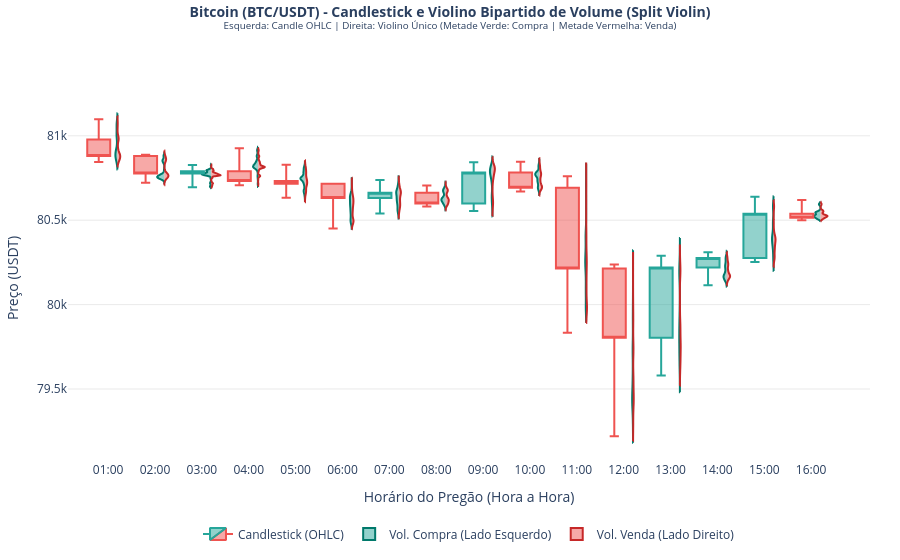

Write notebook code for a chart like this one.
### Code cell
# CÉLULA 6: CANDLESTICK E VIOLIN PLOT BIPARTIDO (SPLIT VIOLIN: COMPRA VS VENDA)
# Concepção Visual Avançada de Microestrutura (Order Flow Split Violin):
# Para cada marco temporal horário, temos exatamente dois elementos lado a lado:
# 1) À esquerda (-0.20): Candlestick tradicional (Ação de Preço OHLC)
# 2) À direita (+0.20): UM ÚNICO VIOLINO BIPARTIDO (Split Violin):
#    - Lado Esquerdo (Verde / side='negative'): Densidade de Volume Comprador (Taker Buy)
#    - Lado Direito (Vermelho / side='positive'): Densidade de Volume Vendedor (Taker Sell)
# Permite comparar visualmente e instantaneamente a assimetria de fluxo agressor em cada faixa de preço.

import datetime
import requests
import numpy as np
import pandas as pd
import plotly.graph_objects as go

# 1. OBTENÇÃO DE DADOS (16 PERÍODOS COM RESILIÊNCIA OFFLINE)
try:
    res_1h = requests.get('https://api.binance.com/api/v3/klines?symbol=BTCUSDT&interval=1h&limit=16', timeout=4).json()
    start_ts = res_1h[0][0]
    end_ts = res_1h[-1][6]
    res_1m = requests.get(f'https://api.binance.com/api/v3/klines?symbol=BTCUSDT&interval=1m&startTime={start_ts}&endTime={end_ts}&limit=1000', timeout=6).json()
    
    dados_candle = []
    for r in res_1h:
        dados_candle.append({
            'Hora': datetime.datetime.fromtimestamp(r[0] / 1000).strftime('%H:%M'),
            'Abertura': float(r[1]),
            'Máxima': float(r[2]),
            'Mínima': float(r[3]),
            'Fechamento': float(r[4])
        })
        
    dados_compra = []
    dados_venda = []
    for r in res_1m:
        ts = r[0]
        h_str = datetime.datetime.fromtimestamp((ts // 3600000) * 3600).strftime('%H:%M')
        vwap_min = float(r[7]) / float(r[5]) if float(r[5]) > 0 else (float(r[2]) + float(r[3]) + float(r[4])) / 3
        vb = float(r[9])
        vs = float(r[5]) - float(r[9])
        
        peso_buy = max(1, int(round(vb / 0.5)))
        peso_sell = max(1, int(round(vs / 0.5)))
        
        dados_compra.extend([{'Hora': h_str, 'Preco': vwap_min}] * peso_buy)
        dados_venda.extend([{'Hora': h_str, 'Preco': vwap_min}] * peso_sell)
    print(f'✓ {len(dados_candle)} horas carregadas com sucesso via API pública Binance.')
except Exception as e:
    print(f'! Modo resiliente ativado ({e}). Gerando 16 horas completas com microestrutura de mercado realista...')
    np.random.seed(42)
    horas = [f'{h:02d}:00' for h in range(7, 23)]  # 16 horas de pregão (07:00 às 22:00)
    dados_candle = []
    dados_compra = []
    dados_venda = []
    
    preco_ref = 80500.0
    for i, h in enumerate(horas):
        ret = np.random.normal(0.0003, 0.0045)
        abertura = round(preco_ref, 2)
        fechamento = round(abertura * (1 + ret), 2)
        volat = abs(fechamento - abertura) + np.random.uniform(50, 160)
        
        maxima = round(max(abertura, fechamento) + np.random.uniform(25, volat * 0.85), 2)
        minima = round(min(abertura, fechamento) - np.random.uniform(25, volat * 0.85), 2)
        preco_ref = fechamento
        
        dados_candle.append({
            'Hora': h,
            'Abertura': abertura,
            'Máxima': maxima,
            'Mínima': minima,
            'Fechamento': fechamento
        })
        
        delta_p = fechamento - abertura
        bullish = delta_p >= 0
        for m in range(60):
            frac = m / 59.0
            p_base = abertura + frac * delta_p + np.random.normal(0, volat * 0.20)
            p_minuto = float(np.clip(p_base, minima, maxima))
            
            vb = float(np.random.exponential(14.0 if (bullish and p_minuto > (abertura + fechamento) / 2) else 7.0))
            vs = float(np.random.exponential(14.0 if (not bullish and p_minuto < (abertura + fechamento) / 2) else 7.0))
            
            rep_b = max(1, int(round(vb / 2.0)))
            rep_s = max(1, int(round(vs / 2.0)))
            
            dados_compra.extend([{'Hora': h, 'Preco': round(p_minuto, 2)}] * rep_b)
            dados_venda.extend([{'Hora': h, 'Preco': round(p_minuto, 2)}] * rep_s)

df_candle = pd.DataFrame(dados_candle)
df_compra = pd.DataFrame(dados_compra)
df_venda = pd.DataFrame(dados_venda)

# 2. DEFINIÇÃO DE POSICIONAMENTO: CANDLE À ESQUERDA E VIOLIN BIPARTIDO À DIREITA
x_indices = np.arange(len(df_candle))
offset_candle = -0.20  # Candlestick deslocado levemente à esquerda
offset_violin = 0.20   # Violino bipartido posicionado à direita
violin_width = 0.40

fig = go.Figure()

# 3. CANDLESTICK NO EIXO DE PREÇO
fig.add_trace(
    go.Candlestick(
        x=x_indices + offset_candle,
        open=df_candle['Abertura'],
        high=df_candle['Máxima'],
        low=df_candle['Mínima'],
        close=df_candle['Fechamento'],
        name='Candlestick (OHLC)',
        whiskerwidth=0.4,
        increasing_line_color='#26a69a',
        decreasing_line_color='#ef5350'
    )
)

hora_to_idx = {h: i for i, h in enumerate(df_candle['Hora'])}
df_compra['idx'] = df_compra['Hora'].map(hora_to_idx)
df_venda['idx'] = df_venda['Hora'].map(hora_to_idx)

# 4. VIOLINO - METADE ESQUERDA (VERDE): VOLUME COMPRADOR (side='negative')
fig.add_trace(
    go.Violin(
        x=df_compra['idx'] + offset_violin,
        y=df_compra['Preco'],
        name='Vol. Compra (Lado Esquerdo)',
        side='negative',
        line_color='#00796b',
        fillcolor='rgba(38, 166, 154, 0.50)',
        width=violin_width,
        points=False
    )
)

# 5. VIOLINO - METADE DIREITA (VERMELHO): VOLUME VENDEDOR (side='positive')
fig.add_trace(
    go.Violin(
        x=df_venda['idx'] + offset_violin,
        y=df_venda['Preco'],
        name='Vol. Venda (Lado Direito)',
        side='positive',
        line_color='#c62828',
        fillcolor='rgba(239, 83, 80, 0.50)',
        width=violin_width,
        points=False
    )
)

# 6. CONFIGURAÇÃO DE LAYOUT LIMPO COM PROTEÇÃO DE MARGENS
fig.update_layout(
    title=dict(
        text='<b>Bitcoin (BTC/USDT) - Candlestick e Violino Bipartido de Volume (Split Violin)</b><br>'
             '<sup>Esquerda: Candle OHLC | Direita: Violino Único (Metade Verde: Compra | Metade Vermelha: Venda)</sup>',
        x=0.5,
        y=0.97,
        xanchor='center',
        yanchor='top',
        font=dict(size=14)
    ),
    legend=dict(
        orientation='h',
        yanchor='top',
        y=-0.16,
        xanchor='center',
        x=0.5
    ),
    margin=dict(t=95, b=85, l=65, r=30),
    xaxis=dict(
        tickmode='array',
        tickvals=x_indices,
        ticktext=df_candle['Hora'],
        title='Horário do Pregão (Hora a Hora)',
        rangeslider=dict(visible=False)
    ),
    yaxis=dict(
        title='Preço (USDT)',
        gridcolor='#eaeaea'
    ),
    template='plotly_white',
    hovermode='x unified'
)

fig.show()

### Figure 1 — Plotly figure (JSON) as saved in the notebook; plotly's stock layout.template omitted (floating-point values rounded to 4 significant figures; data arrays with more than 128 entries replaced by an {"elided": "..."} marker saying what was removed)
{"data": [{"close": [80880.0, 80780.0, 80790.0, 80730.0, 80720.0, 80630.0, 80660.0, 80600.0, 80780.0, 80690.0, 80210.0, 79800.0, 80220.0, 80280.0, 80540.0, 80510.0], "decreasing": {"line": {"color": "#ef5350"}}, "high": [81100.0, 80890.0, 80830.0, 80930.0, 80830.0, 80720.0, 80740.0, 80700.0, 80840.0, 80850.0, 80760.0, 80240.0, 80290.0, 80310.0, 80640.0, 80620.0], "increasing": {"line": {"color": "#26a69a"}}, "low": [80850.0, 80720.0, 80700.0, 80710.0, 80630.0, 80450.0, 80540.0, 80580.0, 80550.0, 80670.0, 79830.0, 79220.0, 79580.0, 80110.0, 80250.0, 80500.0], "name": "Candlestick (OHLC)", "open": [80980.0, 80880.0, 80780.0, 80790.0, 80730.0, 80720.0, 80630.0, 80660.0, 80600.0, 80780.0, 80690.0, 80210.0, 79800.0, 80220.0, 80280.0, 80540.0], "type": "candlestick", "whiskerwidth": 0.4, "x": [-0.2, 0.8, 1.8, 2.8, 3.8, 4.8, 5.8, 6.8, 7.8, 8.8, 9.8, 10.8, 11.8, 12.8, 13.8, 14.8]}, {"fillcolor": "rgba(38, 166, 154, 0.50)", "line": {"color": "#00796b"}, "name": "Vol. Compra (Lado Esquerdo)", "points": false, "side": "negative", "type": "violin", "width": 0.4, "x": {"elided": "8441 float values"}, "y": {"elided": "8441 float values"}}, {"fillcolor": "rgba(239, 83, 80, 0.50)", "line": {"color": "#c62828"}, "name": "Vol. Venda (Lado Direito)", "points": false, "side": "positive", "type": "violin", "width": 0.4, "x": {"elided": "10425 float values"}, "y": {"elided": "10425 float values"}}], "layout": {"hovermode": "x unified", "legend": {"orientation": "h", "x": 0.5, "xanchor": "center", "y": -0.16, "yanchor": "top"}, "margin": {"b": 85, "l": 65, "r": 30, "t": 95}, "title": {"font": {"size": 14}, "text": "<b>Bitcoin (BTC/USDT) - Candlestick e Violino Bipartido de Volume (Split Violin)</b><br><sup>Esquerda: Candle OHLC | Direita: Violino Único (Metade Verde: Compra | Metade Vermelha: Venda)</sup>", "x": 0.5, "xanchor": "center", "y": 0.97, "yanchor": "top"}, "xaxis": {"rangeslider": {"visible": false}, "tickmode": "array", "ticktext": ["01:00", "02:00", "03:00", "04:00", "05:00", "06:00", "07:00", "08:00", "09:00", "10:00", "11:00", "12:00", "13:00", "14:00", "15:00", "16:00"], "tickvals": [0, 1, 2, 3, 4, 5, 6, 7, 8, 9, 10, 11, 12, 13, 14, 15], "title": {"text": "Horário do Pregão (Hora a Hora)"}}, "yaxis": {"gridcolor": "#eaeaea", "title": {"text": "Preço (USDT)"}}}}
